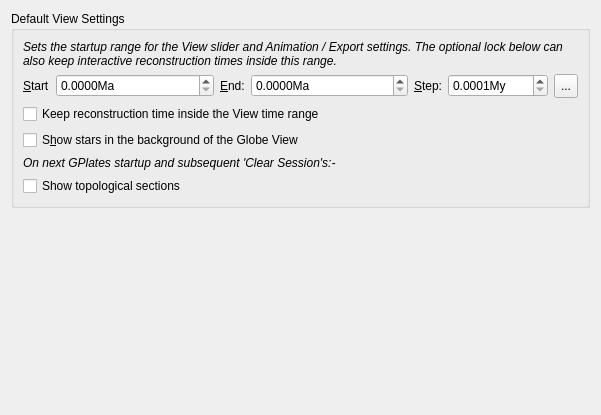
<?xml version="1.0" encoding="UTF-8"?>
<ui version="4.0">
 <class>PreferencesPaneView</class>
 <widget class="QWidget" name="PreferencesPaneView">
  <property name="geometry">
   <rect>
    <x>0</x>
    <y>0</y>
    <width>601</width>
    <height>415</height>
   </rect>
  </property>
  <property name="windowTitle">
   <string>Form</string>
  </property>
  <layout class="QVBoxLayout" name="verticalLayout_2">
   <item>
    <widget class="QGroupBox" name="groupbox_default_view">
     <property name="title">
      <string>Default View Settings</string>
     </property>
     <layout class="QVBoxLayout" name="verticalLayout">
      <item>
       <widget class="QLabel" name="label_2">
        <property name="font">
         <font>
          <italic>true</italic>
         </font>
        </property>
        <property name="text">
         <string>Sets the startup range for the View slider and Animation / Export settings. The optional lock below can also keep interactive reconstruction times inside this range.</string>
        </property>
        <property name="wordWrap">
         <bool>true</bool>
        </property>
       </widget>
      </item>
      <item>
       <layout class="QHBoxLayout" name="horizontalLayout">
        <item>
         <widget class="QLabel" name="label">
          <property name="text">
           <string>&amp;Start</string>
          </property>
          <property name="buddy">
           <cstring>spinbox_time_range_start</cstring>
          </property>
         </widget>
        </item>
        <item>
         <widget class="QDoubleSpinBox" name="spinbox_time_range_start">
          <property name="sizePolicy">
           <sizepolicy hsizetype="MinimumExpanding" vsizetype="Fixed">
            <horstretch>0</horstretch>
            <verstretch>0</verstretch>
           </sizepolicy>
          </property>
          <property name="suffix">
           <string>Ma</string>
          </property>
          <property name="decimals">
           <number>4</number>
          </property>
          <property name="maximum">
           <double>9999.000000000000000</double>
          </property>
         </widget>
        </item>
        <item>
         <widget class="QLabel" name="label_3">
          <property name="text">
           <string>&amp;End:</string>
          </property>
          <property name="buddy">
           <cstring>spinbox_time_range_end</cstring>
          </property>
         </widget>
        </item>
        <item>
         <widget class="QDoubleSpinBox" name="spinbox_time_range_end">
          <property name="sizePolicy">
           <sizepolicy hsizetype="MinimumExpanding" vsizetype="Fixed">
            <horstretch>0</horstretch>
            <verstretch>0</verstretch>
           </sizepolicy>
          </property>
          <property name="suffix">
           <string>Ma</string>
          </property>
          <property name="decimals">
           <number>4</number>
          </property>
          <property name="maximum">
           <double>9999.000000000000000</double>
          </property>
         </widget>
        </item>
        <item>
         <widget class="QLabel" name="label_4">
          <property name="text">
           <string>&amp;Step:</string>
          </property>
          <property name="buddy">
           <cstring>spinbox_time_range_increment</cstring>
          </property>
         </widget>
        </item>
        <item>
         <widget class="QDoubleSpinBox" name="spinbox_time_range_increment">
          <property name="sizePolicy">
           <sizepolicy hsizetype="Minimum" vsizetype="Fixed">
            <horstretch>0</horstretch>
            <verstretch>0</verstretch>
           </sizepolicy>
          </property>
          <property name="suffix">
           <string>My</string>
          </property>
          <property name="decimals">
           <number>4</number>
          </property>
          <property name="minimum">
           <double>0.000100000000000</double>
          </property>
          <property name="maximum">
           <double>9999.000000000000000</double>
          </property>
         </widget>
        </item>
        <item>
         <widget class="QToolButton" name="toolbutton_reset_time_range">
          <property name="sizePolicy">
           <sizepolicy hsizetype="Minimum" vsizetype="Minimum">
            <horstretch>0</horstretch>
            <verstretch>0</verstretch>
           </sizepolicy>
          </property>
          <property name="minimumSize">
           <size>
            <width>24</width>
            <height>24</height>
           </size>
          </property>
          <property name="toolTip">
           <string>Reset to default value</string>
          </property>
          <property name="text">
           <string>...</string>
          </property>
          <property name="icon">
           <iconset resource="../qt-resources/qt_resources.qrc">
            <normaloff>:/tango_undo_16.png</normaloff>:/tango_undo_16.png</iconset>
          </property>
          <property name="iconSize">
           <size>
            <width>16</width>
            <height>16</height>
           </size>
          </property>
         </widget>
        </item>
       </layout>
      </item>
      <item>
       <widget class="QCheckBox" name="checkbox_lock_view_time_to_range">
        <property name="toolTip">
         <string>Reject accidental View times outside the Start/End range and restore the last accepted value.</string>
        </property>
        <property name="text">
         <string>Keep reconstruction time inside the View time range</string>
        </property>
       </widget>
      </item>
      <item>
       <widget class="QCheckBox" name="checkbox_show_stars">
        <property name="text">
         <string>S&amp;how stars in the background of the Globe View</string>
        </property>
       </widget>
      </item>
      <item>
       <widget class="QLabel" name="label_5">
        <property name="font">
         <font>
          <italic>true</italic>
         </font>
        </property>
        <property name="text">
         <string>On next GPlates startup and subsequent 'Clear Session's:-</string>
        </property>
        <property name="wordWrap">
         <bool>true</bool>
        </property>
       </widget>
      </item>
      <item>
       <widget class="QCheckBox" name="checkbox_show_topological_sections">
        <property name="text">
         <string>Show topological sections</string>
        </property>
       </widget>
      </item>
     </layout>
    </widget>
   </item>
   <item>
    <spacer name="verticalSpacer">
     <property name="orientation">
      <enum>Qt::Vertical</enum>
     </property>
     <property name="sizeHint" stdset="0">
      <size>
       <width>20</width>
       <height>40</height>
      </size>
     </property>
    </spacer>
   </item>
  </layout>
 </widget>
 <resources>
  <include location="../qt-resources/qt_resources.qrc"/>
 </resources>
 <connections/>
</ui>
